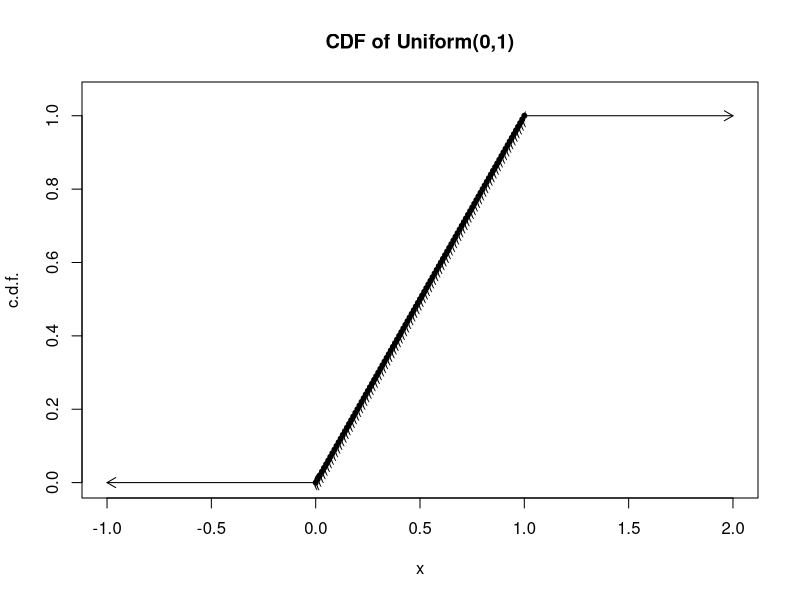
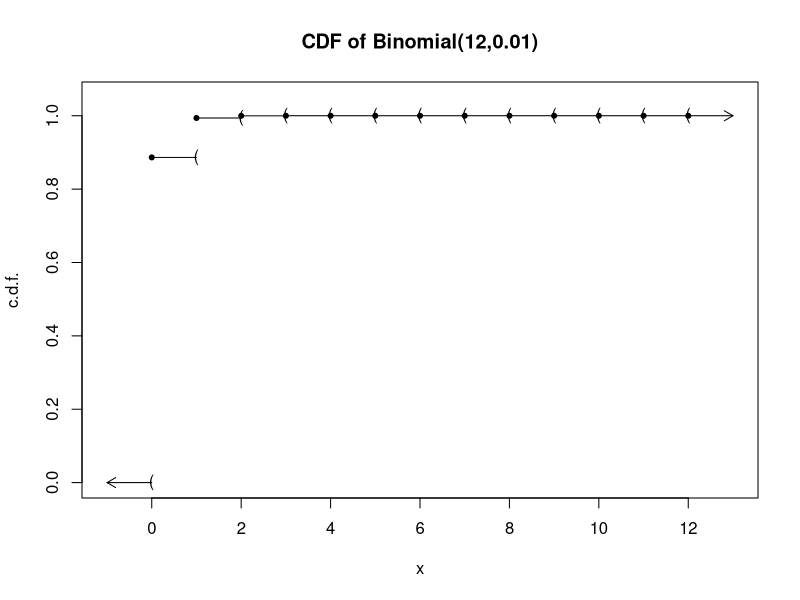
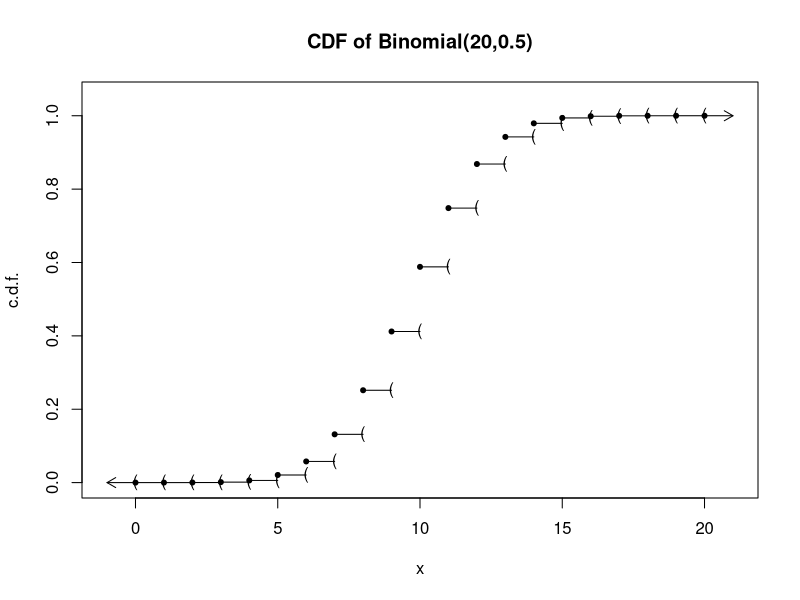
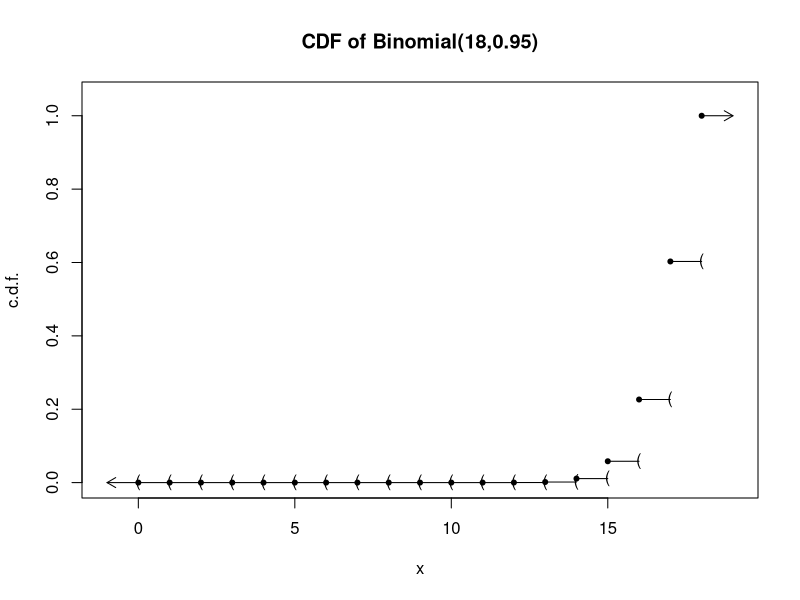
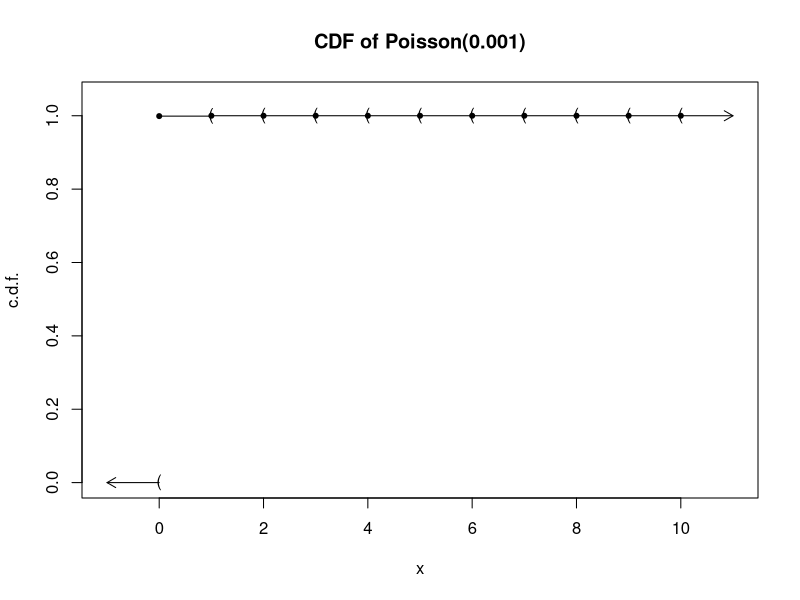
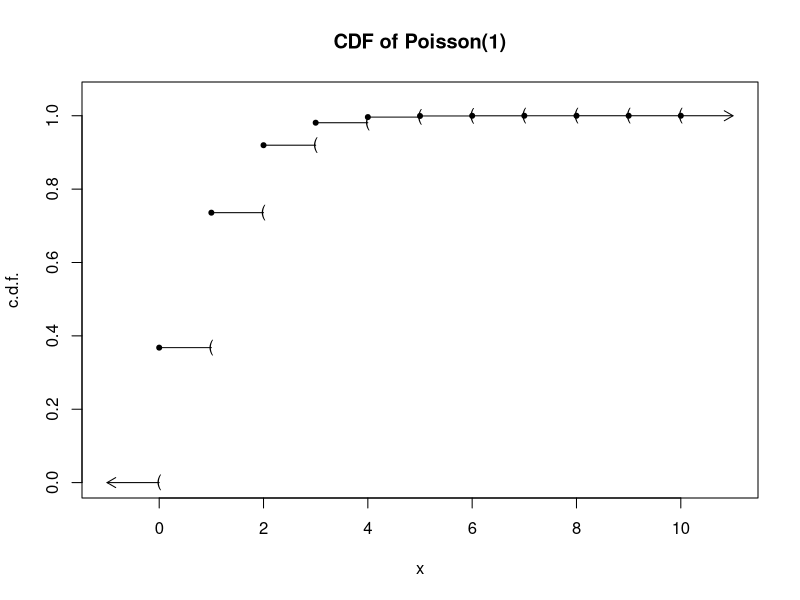
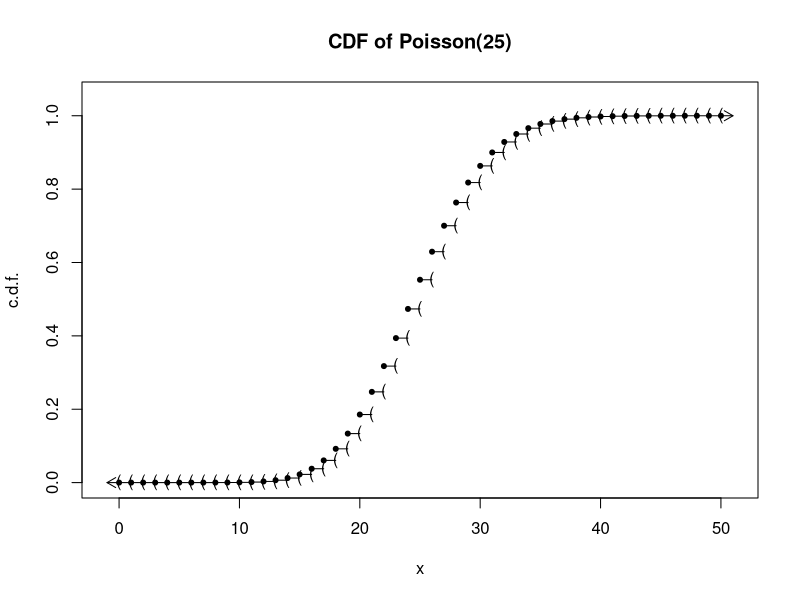
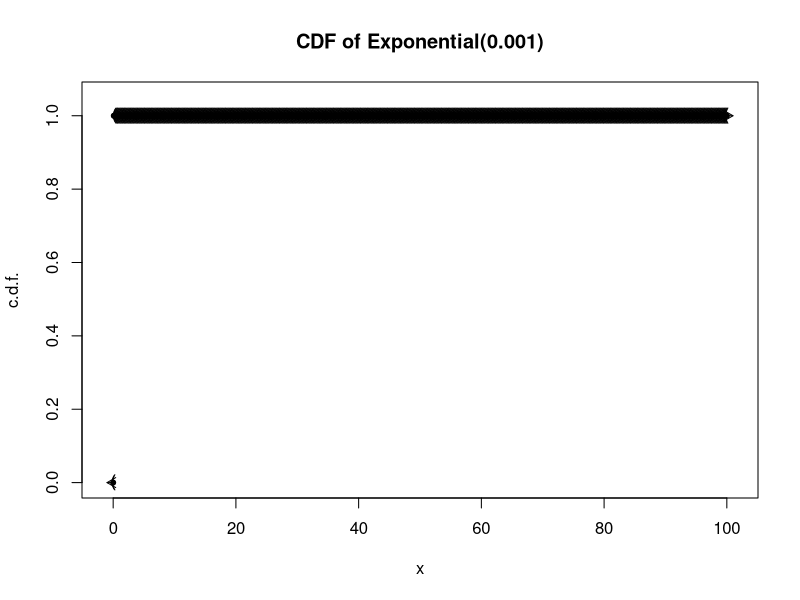

Here is the R script that generated these plots, in order:
# CDF Plot Function
cdfplot <- function(x, f, s, file_name) {
  # Define the file path
  file_path <- paste0("D:/Distribution/", file_name, ".png")
  
  # Create the plot and save it
  png(file_path, width = 800, height = 600)
  n <- length(x)
  plot(range(x) + c(-1, 1), c(0, 1.05), type = "n", xlab = "x", 
       ylab = "c.d.f.", main = s, font.main = 2, cex.main = 1.2)  # Bold and formatted title
  arrows(x[1], 0, x[1] - 1, 0, length = 0.1)
  points(x[1], 0, pch = "(")
  for (i in 1:(n - 1)) {
    lines(c(x[i], x[i + 1]), c(f[i], f[i]))
    points(x[i], f[i], pch = 20)
    points(x[i + 1], f[i], pch = "(")
  }
  arrows(x[n], 1, x[n] + 1, 1, length = 0.1)
  points(x[n], 1, pch = 20)
  dev.off()
}

# Check if "D:/Distribution" exists; if not, create it
if (!dir.exists("D:/Distribution")) {
  dir.create("D:/Distribution")
}

# CDF Plots for All Distributions
# Uniform(0,1)
x <- seq(0, 1, 0.01)
f <- punif(x, 0, 1)
cdfplot(x, f, "CDF of Uniform(0,1)", "CDF_Uniform_0_1")

# Binomial Distributions
x <- 0:12
f <- pbinom(x, 12, 0.01)
cdfplot(x, f, "CDF of Binomial(12,0.01)", "CDF_Binomial_12_0.01")

x <- 0:20
f <- pbinom(x, 20, 0.5)
cdfplot(x, f, "CDF of Binomial(20,0.5)", "CDF_Binomial_20_0.5")

x <- 0:18
f <- pbinom(x, 18, 0.95)
cdfplot(x, f, "CDF of Binomial(18,0.95)", "CDF_Binomial_18_0.95")

# Poisson Distributions
x <- 0:10
f <- ppois(x, 0.001)
cdfplot(x, f, "CDF of Poisson(0.001)", "CDF_Poisson_0.001")

x <- 0:10
f <- ppois(x, 1)
cdfplot(x, f, "CDF of Poisson(1)", "CDF_Poisson_1")

x <- 0:50
f <- ppois(x, 25)
cdfplot(x, f, "CDF of Poisson(25)", "CDF_Poisson_25")

# Exponential Distributions
x <- seq(0, 100, 0.1)
f <- pexp(x, rate = 1 / 0.001)
cdfplot(x, f, "CDF of Exponential(0.001)", "CDF_Exponential_0.001")

x <- seq(0, 10, 0.1)
f <- pexp(x, rate = 1 / 1)
cdfplot(x, f, "CDF of Exponential(1)", "CDF_Exponential_1")

x <- seq(0, 100, 0.1)
f <- pexp(x, rate = 1 / 25)
cdfplot(x, f, "CDF of Exponential(25)", "CDF_Exponential_25")

# Gamma Distributions
x <- seq(0, 10, 0.01)
f <- pgamma(x, shape = 0.001, rate = 1)
cdfplot(x, f, "CDF of Gamma(0.001,1)", "CDF_Gamma_0.001_1")

x <- seq(0, 10, 0.01)
f <- pgamma(x, shape = 2, rate = 1)
cdfplot(x, f, "CDF of Gamma(2,1)", "CDF_Gamma_2_1")

x <- seq(0, 100, 0.1)
f <- pgamma(x, shape = 30, rate = 1)
cdfplot(x, f, "CDF of Gamma(30,1)", "CDF_Gamma_30_1")

# Beta Distributions
x <- seq(0, 1, 0.01)
f <- pbeta(x, 2, 2)
cdfplot(x, f, "CDF of Beta(2,2)", "CDF_Beta_2_2")

f <- pbeta(x, 20, 2)
cdfplot(x, f, "CDF of Beta(20,2)", "CDF_Beta_20_2")

f <- pbeta(x, 2, 8)
cdfplot(x, f, "CDF of Beta(2,8)", "CDF_Beta_2_8")

f <- pbeta(x, 0.5, 0.5)
cdfplot(x, f, "CDF of Beta(0.5,0.5)", "CDF_Beta_0.5_0.5")

f <- pbeta(x, 0.5, 0.2)
cdfplot(x, f, "CDF of Beta(0.5,0.2)", "CDF_Beta_0.5_0.2")

f <- pbeta(x, 0.2, 5)
cdfplot(x, f, "CDF of Beta(0.2,5)", "CDF_Beta_0.2_5")

# Cauchy Distribution
x <- seq(-10, 10, 0.1)
f <- pcauchy(x, location = 0, scale = 1)
cdfplot(x, f, "CDF of Cauchy(0,1)", "CDF_Cauchy_0_1")

# Normal Distribution
x <- seq(-4, 4, 0.1)
f <- pnorm(x, mean = 0, sd = 1)
cdfplot(x, f, "CDF of Normal(0,1)", "CDF_Normal_0_1")
